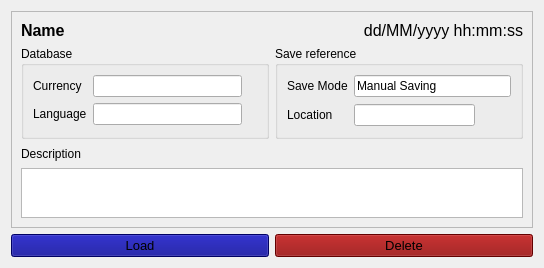
<?xml version="1.0" encoding="UTF-8"?>
<ui version="4.0">
 <class>W_Database</class>
 <widget class="QWidget" name="W_Database">
  <property name="geometry">
   <rect>
    <x>0</x>
    <y>0</y>
    <width>544</width>
    <height>268</height>
   </rect>
  </property>
  <property name="sizePolicy">
   <sizepolicy hsizetype="Maximum" vsizetype="Maximum">
    <horstretch>0</horstretch>
    <verstretch>0</verstretch>
   </sizepolicy>
  </property>
  <property name="windowTitle">
   <string>Form</string>
  </property>
  <property name="autoFillBackground">
   <bool>true</bool>
  </property>
  <property name="styleSheet">
   <string notr="true"/>
  </property>
  <layout class="QGridLayout" name="gridLayout">
   <item row="1" column="0">
    <widget class="QPushButton" name="b_load">
     <property name="sizePolicy">
      <sizepolicy hsizetype="Preferred" vsizetype="Maximum">
       <horstretch>0</horstretch>
       <verstretch>0</verstretch>
      </sizepolicy>
     </property>
     <property name="minimumSize">
      <size>
       <width>175</width>
       <height>0</height>
      </size>
     </property>
     <property name="font">
      <font>
       <pointsize>10</pointsize>
      </font>
     </property>
     <property name="styleSheet">
      <string notr="true">background-color: darkblue</string>
     </property>
     <property name="text">
      <string>Load</string>
     </property>
     <property name="icon">
      <iconset resource="../resources/icons.qrc">
       <normaloff>:/assets/kbackup.svg</normaloff>:/assets/kbackup.svg</iconset>
     </property>
     <property name="iconSize">
      <size>
       <width>16</width>
       <height>16</height>
      </size>
     </property>
    </widget>
   </item>
   <item row="0" column="0" colspan="2">
    <widget class="QFrame" name="frame">
     <property name="frameShape">
      <enum>QFrame::Shape::StyledPanel</enum>
     </property>
     <property name="frameShadow">
      <enum>QFrame::Shadow::Raised</enum>
     </property>
     <layout class="QGridLayout" name="gridLayout_4">
      <item row="0" column="0">
       <widget class="QLabel" name="l_name">
        <property name="font">
         <font>
          <pointsize>12</pointsize>
          <bold>true</bold>
         </font>
        </property>
        <property name="text">
         <string>Name</string>
        </property>
       </widget>
      </item>
      <item row="0" column="1">
       <widget class="QLabel" name="l_savetime">
        <property name="font">
         <font>
          <pointsize>12</pointsize>
         </font>
        </property>
        <property name="text">
         <string>dd/MM/yyyy hh:mm:ss</string>
        </property>
        <property name="alignment">
         <set>Qt::AlignmentFlag::AlignRight|Qt::AlignmentFlag::AlignTrailing|Qt::AlignmentFlag::AlignVCenter</set>
        </property>
       </widget>
      </item>
      <item row="1" column="0">
       <widget class="QGroupBox" name="groupBox_2">
        <property name="title">
         <string>Database</string>
        </property>
        <layout class="QGridLayout" name="gridLayout_3">
         <item row="1" column="1">
          <widget class="QLineEdit" name="le_language">
           <property name="readOnly">
            <bool>true</bool>
           </property>
          </widget>
         </item>
         <item row="1" column="0">
          <widget class="QLabel" name="label_9">
           <property name="text">
            <string>Language</string>
           </property>
          </widget>
         </item>
         <item row="1" column="2">
          <widget class="QLabel" name="label_11">
           <property name="maximumSize">
            <size>
             <width>26</width>
             <height>26</height>
            </size>
           </property>
           <property name="font">
            <font>
             <pointsize>12</pointsize>
            </font>
           </property>
           <property name="text">
            <string/>
           </property>
           <property name="pixmap">
            <pixmap resource="../resources/icons.qrc">:/assets/preferences-desktop-locale.svg</pixmap>
           </property>
           <property name="scaledContents">
            <bool>true</bool>
           </property>
          </widget>
         </item>
         <item row="0" column="0">
          <widget class="QLabel" name="label_7">
           <property name="text">
            <string>Currency</string>
           </property>
          </widget>
         </item>
         <item row="0" column="2">
          <widget class="QLabel" name="label_10">
           <property name="maximumSize">
            <size>
             <width>26</width>
             <height>26</height>
            </size>
           </property>
           <property name="font">
            <font>
             <pointsize>12</pointsize>
            </font>
           </property>
           <property name="text">
            <string/>
           </property>
           <property name="pixmap">
            <pixmap resource="../resources/icons.qrc">:/assets/franc.svg</pixmap>
           </property>
           <property name="scaledContents">
            <bool>true</bool>
           </property>
          </widget>
         </item>
         <item row="0" column="1">
          <widget class="QLineEdit" name="le_currency">
           <property name="readOnly">
            <bool>true</bool>
           </property>
          </widget>
         </item>
        </layout>
       </widget>
      </item>
      <item row="1" column="1">
       <widget class="QGroupBox" name="groupBox">
        <property name="title">
         <string>Save reference</string>
        </property>
        <layout class="QGridLayout" name="gridLayout_2">
         <item row="1" column="1" colspan="3">
          <widget class="QLineEdit" name="le_save_mode">
           <property name="text">
            <string>Manual Saving</string>
           </property>
           <property name="readOnly">
            <bool>true</bool>
           </property>
          </widget>
         </item>
         <item row="1" column="0">
          <widget class="QLabel" name="label_13">
           <property name="text">
            <string>Save Mode</string>
           </property>
          </widget>
         </item>
         <item row="2" column="0">
          <widget class="QLabel" name="label">
           <property name="text">
            <string>Location</string>
           </property>
          </widget>
         </item>
         <item row="2" column="1">
          <widget class="QLineEdit" name="le_location">
           <property name="readOnly">
            <bool>true</bool>
           </property>
          </widget>
         </item>
         <item row="2" column="3">
          <widget class="QLabel" name="label_6">
           <property name="minimumSize">
            <size>
             <width>24</width>
             <height>24</height>
            </size>
           </property>
           <property name="maximumSize">
            <size>
             <width>24</width>
             <height>24</height>
            </size>
           </property>
           <property name="text">
            <string/>
           </property>
           <property name="pixmap">
            <pixmap resource="../resources/icons.qrc">:/assets/system-file-manager.svg</pixmap>
           </property>
           <property name="scaledContents">
            <bool>true</bool>
           </property>
           <property name="alignment">
            <set>Qt::AlignmentFlag::AlignCenter</set>
           </property>
          </widget>
         </item>
        </layout>
       </widget>
      </item>
      <item row="2" column="0">
       <widget class="QLabel" name="label_12">
        <property name="text">
         <string>Description</string>
        </property>
       </widget>
      </item>
      <item row="3" column="0" colspan="2">
       <widget class="QTextEdit" name="te_desc">
        <property name="sizePolicy">
         <sizepolicy hsizetype="Preferred" vsizetype="Maximum">
          <horstretch>0</horstretch>
          <verstretch>0</verstretch>
         </sizepolicy>
        </property>
        <property name="maximumSize">
         <size>
          <width>16777215</width>
          <height>50</height>
         </size>
        </property>
        <property name="readOnly">
         <bool>true</bool>
        </property>
       </widget>
      </item>
     </layout>
    </widget>
   </item>
   <item row="1" column="1">
    <widget class="QPushButton" name="b_delete">
     <property name="sizePolicy">
      <sizepolicy hsizetype="Preferred" vsizetype="Maximum">
       <horstretch>0</horstretch>
       <verstretch>0</verstretch>
      </sizepolicy>
     </property>
     <property name="minimumSize">
      <size>
       <width>175</width>
       <height>0</height>
      </size>
     </property>
     <property name="font">
      <font>
       <pointsize>10</pointsize>
      </font>
     </property>
     <property name="styleSheet">
      <string notr="true">background-color: darkred</string>
     </property>
     <property name="text">
      <string>Delete</string>
     </property>
     <property name="icon">
      <iconset resource="../resources/icons.qrc">
       <normaloff>:/assets/user-trash.svg</normaloff>:/assets/user-trash.svg</iconset>
     </property>
     <property name="iconSize">
      <size>
       <width>16</width>
       <height>16</height>
      </size>
     </property>
    </widget>
   </item>
  </layout>
 </widget>
 <resources>
  <include location="../resources/icons.qrc"/>
 </resources>
 <connections/>
</ui>
